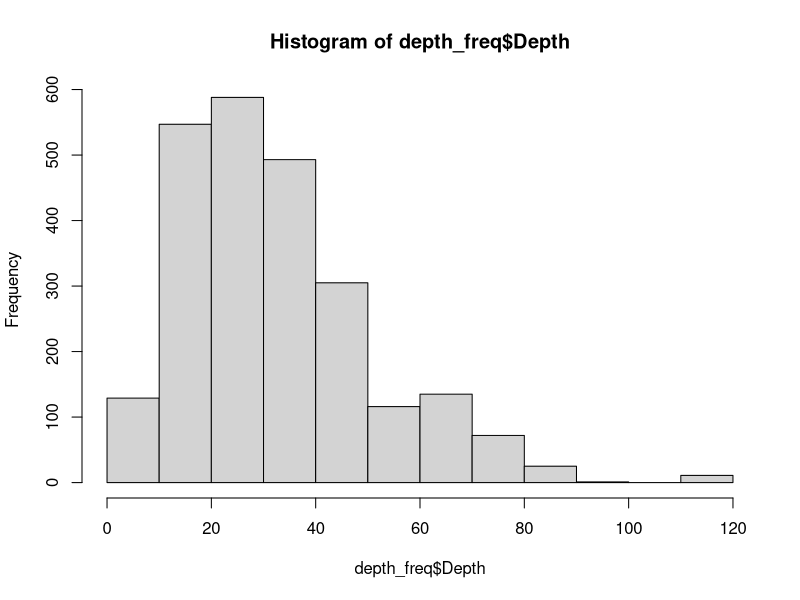
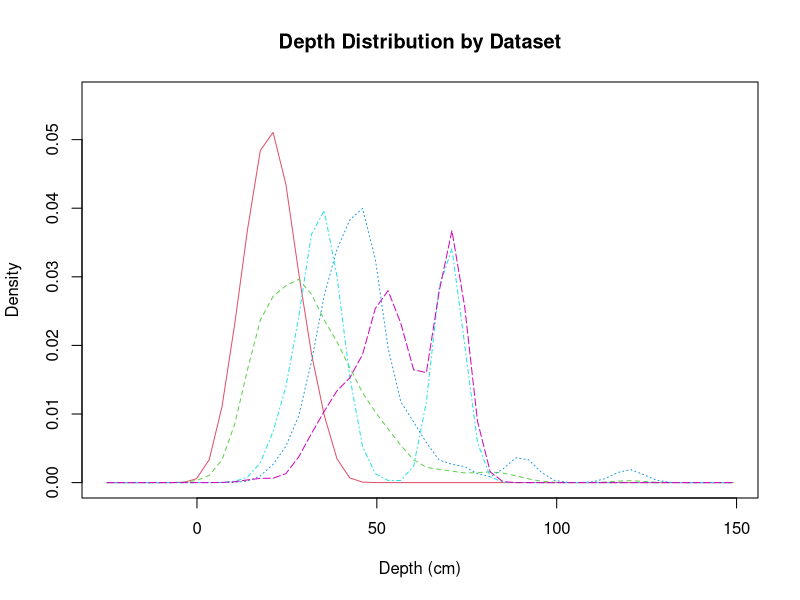

Write R code to recreate these figures, in order. (Note: this script raises an error after producing the figures.)
### histogram probability scale and center

library(tidyverse)
library(dplyr)
library(sm)

setwd("/Users/katieirving/Documents/git/flow_eco_mech")

## work flow
## histograms as probability
## density or probability?
## scale and center using mean depth

## upload data 
## Depth
## Adult

ad_depth_con <- read.csv("output_data/05a_adult_depth_continuous.csv")
ad_depth_cat <- read.csv("output_data/05a_adult_depth_categorical.csv")
juv_depth_con <- read.csv("output_data/05a_juvenile_depth_continuous.csv")
juv_depth_cat <- read.csv("output_data/05a_juvenile_depth_categorical.csv")
sp_depth_cat <- read.csv("output_data/05a_spawning_depth_continuous.csv")

## combine data
all_depth <- rbind(ad_depth_con, ad_depth_cat)

## uncount data into frequency

depth_freq <- all_depth %>% 
  uncount(Abundance)
hist(depth_freq$Depth)

##look at different data sets

## compare different data sets
### get numbers for datasets
unique(depth_freq$Dataset)
tx <- depth_freq$Dataset == "Thompson"
sx <- depth_freq$Dataset == "Saiki"
wx <- depth_freq$Dataset == "Wulff"
swx <- depth_freq$Dataset == "SAWA"
smx <- depth_freq$Dataset == "SMEA"

depth_freq$Dataset_num[tx] <- 1
depth_freq$Dataset_num[sx] <- 2
depth_freq$Dataset_num[wx] <- 3
depth_freq$Dataset_num[swx] <- 4
depth_freq$Dataset_num[smx] <- 5

attach(depth_freq)

# create value labels
data.f <- factor(Dataset_num, levels= 1:5,
                 labels = c("Thompson", "Saiki", "Wulff", "SAWA", "SMEA"))
data.f
str(Depth)
as.vector(Depth)
# plot densities
sm.density.compare(as.vector(Depth), Dataset_num, xlab="Depth (cm)")
title(main="Depth Distribution by Dataset")

# add legend via mouse click
colfill<-c(2:(2+length(levels(data.f))))
legend(locator(1), levels(data.f), fill=colfill)


### histogram

x <-depth_freq$Depth
h<-hist(x, breaks=10, col="red", xlab="Depth (cm)",
        main="Histogram with Normal Curve")
xfit<-seq(min(x),max(x),length=130)
yfit<-dnorm(xfit,mean=mean(x),sd=sd(x))
yfit <- yfit*diff(h$mids[1:2])*length(x)
lines(xfit, yfit, col="blue", lwd=2)
plot(density(depth_freq$Depth))


## histogram with probability and prob dist curve
x <-depth_freq$Depth
h <- hist(x)
h$counts=(h$counts/sum(h$counts))
plot(h, xlab="Depth (cm)", ylab = "Probability")
par(new=TRUE)
xfit<-seq(min(x),max(x),length=120)
yfit<-dnorm(xfit,mean=mean(x),sd=sd(x)) ## gives density
# yfit <- yfit*diff(h$mids[1:2])*length(x) ## relates density back to frequency
#plot the line with no axes or labels
plot(xfit, yfit, axes=FALSE, xlab='', ylab='', type='l', col='red' )
#add these now with axis
axis(4, at=pretty(range(yfit)))

# ## histogram with probability and density - don't know how to get prob distribution of density
# x <-depth_freq$Depth
# d <- density(depth_freq$Depth)
# h <- hist(x, plot=FALSE)
# h$counts=(h$counts/sum(h$counts))
# plot(h, xlab="Depth (cm)", ylab = "Probability", main="Adult/Depth: Histogram & Density Probability")
# par(new=TRUE)
# plot(d,axes=FALSE, xlab='', ylab='', type='l', col='red', main='')
# axis(4, at=pretty(range(d$y)))

### probability histogram with prob curve on density

# x <-depth_freq$Depth
# h <- hist(x)
# h$counts=(h$counts/sum(h$counts))
# plot(h, xlab="Depth (cm)", ylab = "Probability")
# par(new=TRUE)
# xfit<-seq(min(x),max(x),length=120)
# # yfit<-dnorm(xfit,mean=mean(x),sd=sd(x))
# yfitd<-density(dnorm(xfit, mean=mean(x), sd=sd(x)))
# plot(yfitd,axes=FALSE, xlab='', ylab='', type='l', col='red', main='')
# axis(4, at=pretty(range(yfitd$y))) ## doesn't work!!!!

### scale and center
## histogram with percentage of observations and prob dist curve -THIS IS THE ONE WE WANT!!!!!!
mean ## 33.5929
scaled_x <-scale(depth_freq$Depth, scale=T, center=T)
scaled_x
h <- hist(scaled_x)
h$counts=(h$counts/sum(h$counts))*100
plot(h, xlab="Distance from mean Depth", ylab = "Percentage of observations",main = "Adult/Depth: Probability curve")
par(new=TRUE)
xfit<-seq(min(scaled_x),max(scaled_x),length=120)
yfit<-dnorm(xfit,mean=mean(scaled_x),sd=sd(scaled_x))
#plot the line with no axes or labels
plot(xfit, yfit, axes=FALSE, xlab='', ylab='', type='l', col='red' )
#add these now with axis
axis(4, at=pretty(range(yfit)))
## don't think we need the probability of histogram, as probability of scaled/centered makes more sense

## again with frequency - - 

# # mean ## 33.5929
# depth_freq$Scaled_Depth <-scale(depth_freq$Depth, scale=T, center=T)
# scaled_x <- depth_freq$Scaled_Depth
# h <- hist(scaled_x)
# # h$counts=(h$counts/sum(h$counts))
# plot(h,  xlab="Distance from mean Depth", ylab = "Freq. of observations", main = "Adult/Depth: Probability curve")
# par(new=TRUE)
# xfit<-seq(min(scaled_x),max(scaled_x),length=120)
# yfit<-dnorm(xfit,mean=mean(scaled_x),sd=sd(scaled_x))
# #plot the line with no axes or labels
# plot(xfit, yfit, axes=FALSE, xlab='', ylab='', type='l', col='red' )
# #add these now with axis
# axis(4, at=pretty(range(yfit)))
# # axis(1, at=pretty(seq(0,120,1)))
# ?axis ## need a label
# 
# ## get probabilities of a certain depth
# dnorm(-1, mean=mean(scaled_x),sd=sd(scaled_x))
# 0.2419707

### juvenile

juv_depth_con <- read.csv("output_data/05a_juvenile_depth_continuous.csv")
juv_depth_cat <- read.csv("output_data/05a_juvenile_depth_categorical.csv")
# sp_depth_cat <- read.csv("output_data/05a_spawning_depth_continuous.csv")

## combine data
all_depth <- rbind(juv_depth_con, juv_depth_cat)


## uncount data into frequency

depth_freq <- all_depth %>% 
  uncount(Abundance)
hist(depth_freq$Depth)

##look at different data sets

## compare different data sets
### get numbers for datasets
unique(depth_freq$Dataset)
sx <- depth_freq$Dataset == "Saiki"
smx <- depth_freq$Dataset == "SMEA"

depth_freq$Dataset_num[sx] <- 1
depth_freq$Dataset_num[smx] <- 2


attach(depth_freq)

# create value labels
data.f <- factor(Dataset_num, levels= 1:2,
                 labels = c("Saiki", "SMEA"))
data.f
str(Depth)
as.vector(Depth)
# plot densities
sm.density.compare(as.vector(Depth), Dataset_num, xlab="Depth (cm)")
title(main="Depth Distribution by Dataset (Juvenile)")

# add legend via mouse click
colfill<-c(2:(2+length(levels(data.f))))
legend(locator(1), levels(data.f), fill=colfill)

## again with frequency - - THIS IS THE ONE WE WANT!!!!!!

# mean ## 36.55253
depth_freq$Scaled_Depth <-scale(depth_freq$Depth, scale=T, center=T)
scaled_x <- depth_freq$Scaled_Depth
h <- hist(scaled_x)
h$counts=(h$counts/sum(h$counts))*100
plot(h,  xlab="Distance from mean Depth", ylab = "Percentage of observations", main = "Juvenile/Depth: Probability curve")
par(new=TRUE)
xfit<-seq(min(scaled_x),max(scaled_x),length=120)
yfit<-dnorm(xfit,mean=mean(scaled_x),sd=sd(scaled_x))
#plot the line with no axes or labels
plot(xfit, yfit, axes=FALSE, xlab='', ylab='', type='l', col='red' )
#add these now with axis
axis(4, at=pretty(range(yfit)))
# axis(1, at=pretty(seq(0,120,1)))
?axis ## need a label
h$breaks
## get probabilities of a certain depth
dnorm(-1, mean=mean(scaled_x),sd=sd(scaled_x))
# 0.2419707

max(depth_freq$Depth)
min(depth_freq$Depth)
